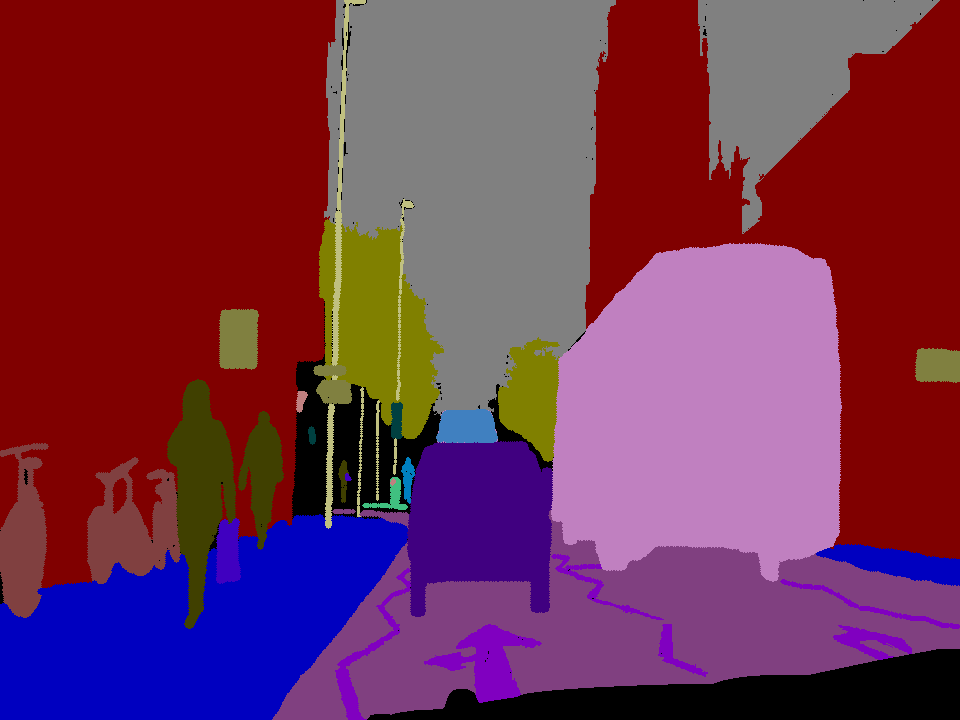
#> input picture semantic-segmentation-tutorial-pytorch-ag/minicity/data/Labeled_data/0001TP_006810_L.png, 960 x 720 px, found by its file name; its folder holds 4 pictures in this run
$ jupyter execute --allow-errors data_labels.ipynb
#> lines starting #> are read from the running program, lines starting #| are printed output that depends on the picture
[cell 1]
import os
from PIL import Image
import numpy as np
from tqdm import tqdm

[cell 2]
label_path = './dataset/Labeled_data/'
origin_path = './dataset/Original_data/'

label_list = os.listdir(label_path)
#> (the rest of this cell did not finish here and is left out)

#> (a cell that did not finish here is left out)

[cell 4]
from collections import namedtuple


#--------------------------------------------------------------------------------
# Definitions
#--------------------------------------------------------------------------------

# a label and all meta information
Label = namedtuple( 'Label' , [

    'name'        , # The identifier of this label, e.g. 'car', 'person', ... .
                    # We use them to uniquely name a class

    'id'          , # An integer ID that is associated with this label.
                    # The IDs are used to represent the label in ground truth images
                    # An ID of -1 means that this label does not have an ID and thus
                    # is ignored when creating ground truth images (e.g. license plate).
                    # Do not modify these IDs, since exactly these IDs are expected by the
                    # evaluation server.

    'trainId'     , # Feel free to modify these IDs as suitable for your method. Then create
                    # ground truth images with train IDs, using the tools provided in the
                    # 'preparation' folder. However, make sure to validate or submit results
                    # to our evaluation server using the regular IDs above!
                    # For trainIds, multiple labels might have the same ID. Then, these labels
                    # are mapped to the same class in the ground truth images. For the inverse
                    # mapping, we use the label that is defined first in the list below.
                    # For example, mapping all void-type classes to the same ID in training,
                    # might make sense for some approaches.
                    # Max value is 255!

    'category'    , # The name of the category that this label belongs to

    'categoryId'  , # The ID of this category. Used to create ground truth images
                    # on category level.

    'hasInstances', # Whether this label distinguishes between single instances or not

    'ignoreInEval', # Whether pixels having this class as ground truth label are ignored
                    # during evaluations or not

    'color'       , # The color of this label
    ] )


#--------------------------------------------------------------------------------
# A list of all labels
#--------------------------------------------------------------------------------

# Please adapt the train IDs as appropriate for your approach.
# Note that you might want to ignore labels with ID 255 during training.
# Further note that the current train IDs are only a suggestion. You can use whatever you like.
# Make sure to provide your results using the original IDs and not the training IDs.
# Note that many IDs are ignored in evaluation and thus you never need to predict these!

labels = [
    #       name                     id    trainId   category            catId     hasInstances   ignoreInEval   color

    Label(  'Pole'                 ,  0 ,        0 , 'object'          , 0       , False        , True         , (  0,  0, 64) ),
    Label(  'Pole'                 ,  1 ,        0 , 'object'          , 0       , False        , True         , (192,192,128) ),
    Label(  'SignSymbol'           ,  2 ,        1 , 'object'          , 0       , False        , True         , (128,128, 64) ),
    Label(  'SignSymbol'           ,  3 ,        1 , 'object'          , 0       , False        , True         , (192,128,128) ),
    Label(  'SignSymbol'           ,  4 ,        1 , 'object'          , 0       , False        , True         , (  0, 64, 64) ),

    Label(  'Bicyclist'            ,  5 ,        2 , 'human'           , 1       , True         , False        , (  0,128,192) ),
    Label(  'Bicyclist'            ,  6 ,        2 , 'human'           , 1       , True         , False        , (192,  0,192) ),
    Label(  'Pedestrian'           ,  7 ,        3 , 'human'           , 1       , True         , False        , ( 64, 64,  0) ),
    Label(  'Pedestrian'           ,  8 ,        3 , 'human'           , 1       , True         , False        , (192,128, 64) ),
    Label(  'Pedestrian'           ,  9 ,        3 , 'human'           , 1       , True         , False        , ( 64,128, 64) ),
    Label(  'Pedestrian'           , 10 ,        3 , 'human'           , 1       , True         , False        , ( 64,  0,192) ),

    Label(  'Building'             , 11 ,        4 , 'construction'    , 2       , False        , False        , ( 64,  0, 64) ),
    Label(  'Building'             , 12 ,        4 , 'construction'    , 2       , False        , False        , (128,  0,  0) ),
    Label(  'Building'             , 13 ,        4 , 'construction'    , 2       , False        , False        , (192,  0,128) ),
    Label(  'Building'             , 14 ,        4 , 'construction'    , 2       , False        , False        , ( 64,192,  0) ),
    Label(  'Building'             , 15 ,        4 , 'construction'    , 2       , False        , False        , (  0,128, 64) ),
    Label(  'Fence'                , 16 ,        5 , 'construction'    , 2       , False        , False        , ( 64,128, 64) ),

    Label(  'Pavement'             , 17 ,        6 , 'flat'            , 3       , False        , False        , ( 64,192,128) ),
    Label(  'Pavement'             , 18 ,        6 , 'flat'            , 3       , False        , False        , (128,128,192) ),
    Label(  'Pavement'             , 19 ,        6 , 'flat'            , 3       , False        , False        , (  0,  0,192) ),
    Label(  'Road'                 , 20 ,        7 , 'flat'            , 3       , False        , False        , (192,  0, 64) ),

    Label(  'Car'                  , 21 ,        8 , 'vehicle'         , 4       , True         , False        , ( 64,128,192) ),
    Label(  'Car'                  , 22 ,        8 , 'vehicle'         , 4       , True         , False        , (128, 64, 64) ),
    Label(  'Car'                  , 23 ,        8 , 'vehicle'         , 4       , True         , False        , (192,128,192) ),
    Label(  'Car'                  , 24 ,        8 , 'vehicle'         , 4       , True         , False        , ( 64,  0,128) ),

    Label(  'Sky'                  , 25 ,        9 , 'sky'             , 5       , False        , False        , (128,128,128) ),

    Label(  'Tree'                 , 26 ,       10 , 'nature'          , 6       , False        , False        , (192,192,  0) ),
    Label(  'Tree'                 , 27 ,       10 , 'nature'          , 6       , False        , False        , (128,128,  0) ),
]

[cell 5]
pixel2id = {' '.join(map(str, label.color)): label.trainId for label in labels}

[cell 6]
new_label_path = './data_cap/gray_data2/'

[cell 7]
for p in tqdm(label_list):
    img = np.array(Image.open(label_path + p))
#> img is the input picture: shape (720, 960, 3); mean R, G, B 115.3, 50.1, 80.3
    ret = np.array([[pixel2id[' '.join(map(str, pixel))] if ' '.join(map(str, pixel)) in pixel2id else 11 for pixel in row] for row in img], dtype=np.uint8)
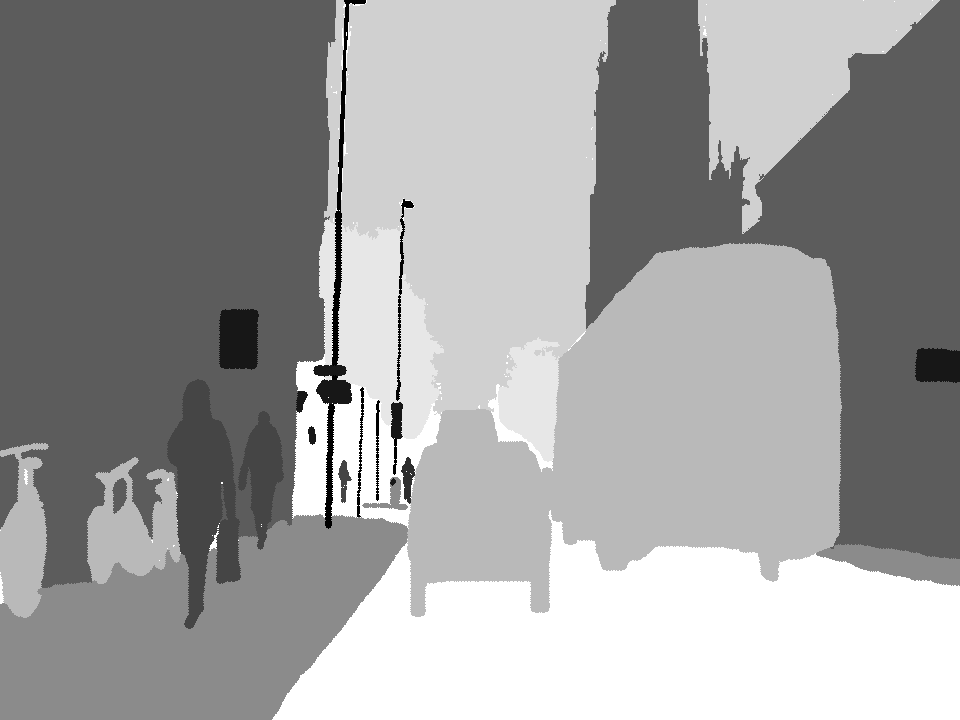
#> ret: shape (720, 960); min 0, max 11, mean 6.85; drawn with min black and max white
    Image.fromarray(ret).save(new_label_path  + p)
#> pass 2 of the loop `for p in tqdm(label_list):`:
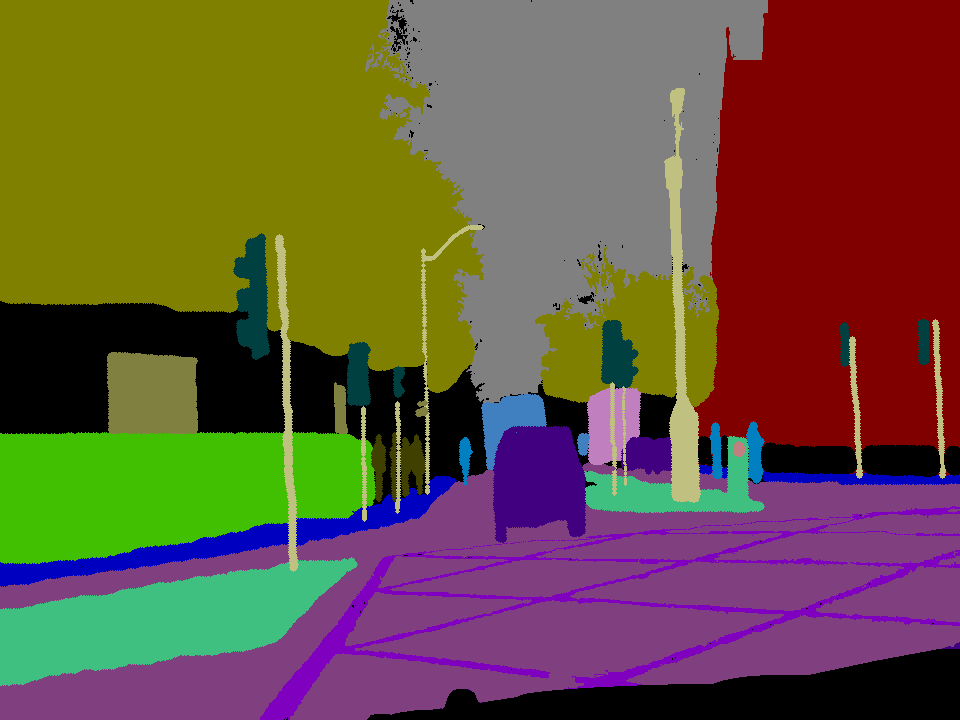
#> input picture semantic-segmentation-tutorial-pytorch-ag/minicity/data/Labeled_data/0001TP_007050_L.png, 960 x 720 px, found by its file name
#> img is the input picture: shape (720, 960, 3); mean R, G, B 104.7, 83.6, 61
#> `ret = np.array([[pixel2id[' '.join(map(str, pixel))] if ' '.join(map(s..`:
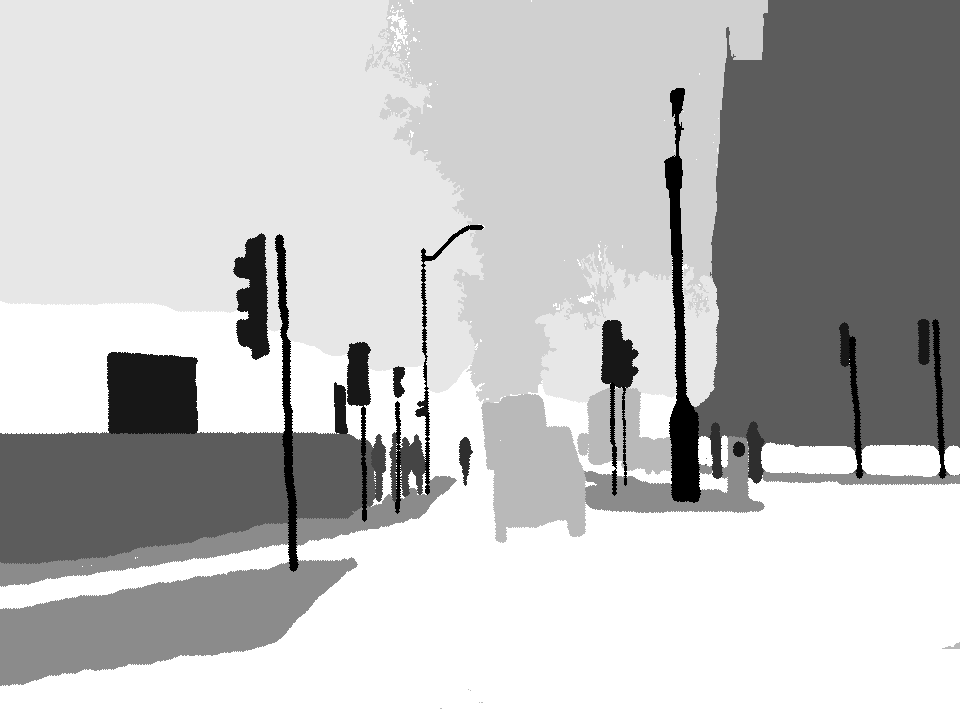
#> ret: shape (720, 960); min 0, max 11, mean 8.23; drawn with min black and max white
#> pass 3 of the loop `for p in tqdm(label_list):`:
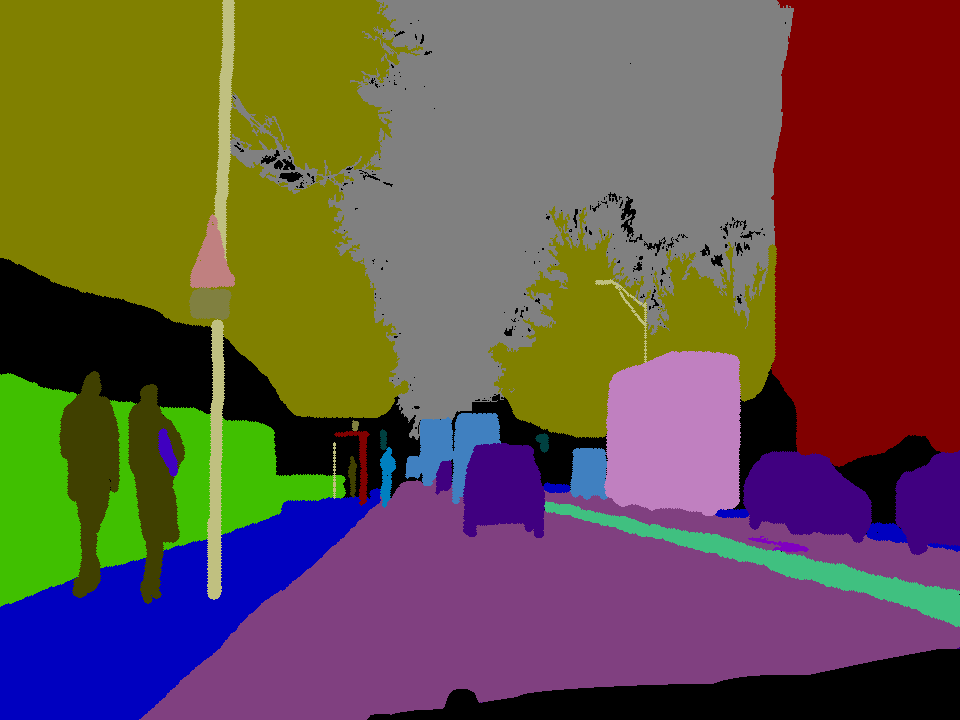
#> input picture semantic-segmentation-tutorial-pytorch-ag/minicity/data/Labeled_data/0001TP_007140_L.png, 960 x 720 px, found by its file name
#> img is the input picture: shape (720, 960, 3); mean R, G, B 103.2, 81.5, 70.9
#> `ret = np.array([[pixel2id[' '.join(map(str, pixel))] if ' '.join(map(s..`:
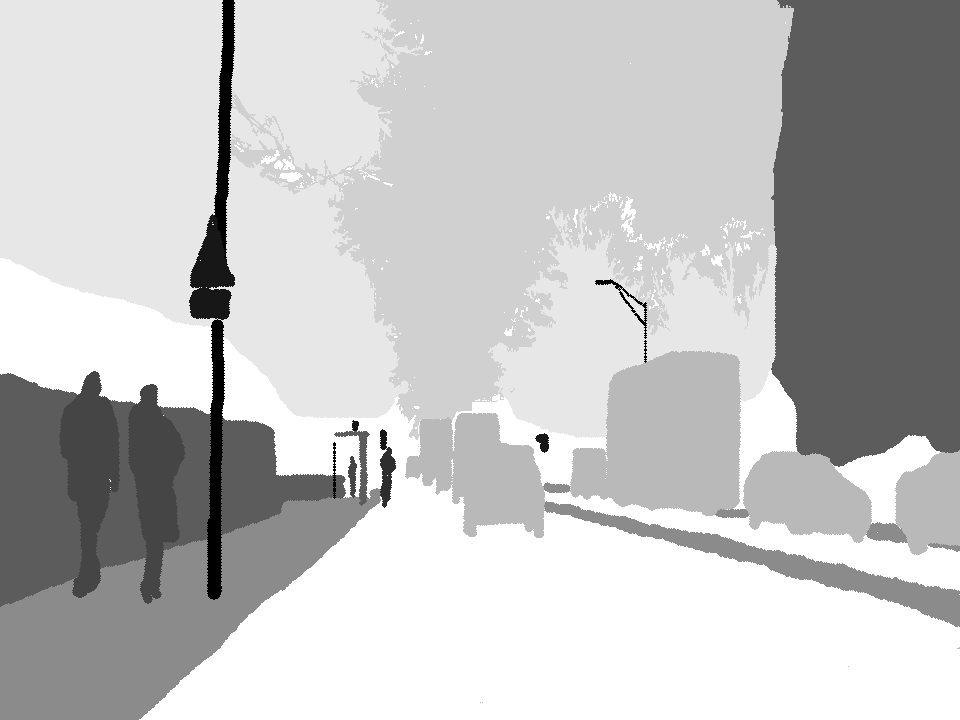
#> ret: shape (720, 960); min 0, max 11, mean 8.38; drawn with min black and max white
#> the loop made 4 passes; the first 3 are shown

[cell 8]
import shutil

train = []
#> train = []
f = open("./dataset/train.txt", 'r')
#> (reads dataset/train.txt from the repository)
lines = f.readlines()
for line in lines:
    train.append(line.split('\n')[0]+'_L.png')
#> after the loop, train = 420 items, first 6: '0001TP_007320_L.png', '0006R0_f03510_L.png', 'Seq05VD_f02970_L.png', '0001TP_009150_L.png', '0016E5_01620_L.png', '0006R0_f03690_L.png'
f.close()

val = []
f = open("./dataset/val.txt", 'r')
#> (reads dataset/val.txt from the repository)
lines = f.readlines()
for line in lines:
    val.append(line.split('\n')[0]+'_L.png')
f.close()

test = []
f = open("./dataset/test.txt", 'r')
#> (reads dataset/test.txt from the repository)
lines = f.readlines()
for line in lines:
    test.append(line.split('\n')[0]+'_L.png')
f.close()


for move_f in train:
    shutil.copy('./data_cap/gray_data2/'+move_f, './data_cap/gray_data2/train/'+move_f)
#> this loop made 420 passes
#> move_f on passes 1 to 3: '0001TP_007320_L.png', '0006R0_f03510_L.png', 'Seq05VD_f02970_L.png'

for move_f in val:
    shutil.copy('./data_cap/gray_data2/'+move_f, './data_cap/gray_data2/val/'+move_f)

for move_f in test:
    shutil.copy('./data_cap/gray_data2/'+move_f, './data_cap/gray_data2/test/'+move_f)
